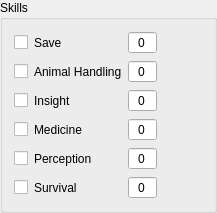
           <widget class="QGroupBox" name="wisSkillsBox">
            <property name="title">
             <string>Skills</string>
            </property>
            <layout class="QGridLayout" name="wisSkillsLayout">
             <item row="9" column="0">
              <widget class="QCheckBox" name="wisSurvivalProficient">
               <property name="sizePolicy">
                <sizepolicy hsizetype="Maximum" vsizetype="Fixed">
                 <horstretch>0</horstretch>
                 <verstretch>0</verstretch>
                </sizepolicy>
               </property>
               <property name="text">
                <string/>
               </property>
               <property name="tristate">
                <bool>true</bool>
               </property>
              </widget>
             </item>
             <item row="1" column="2">
              <widget class="QSpinBox" name="wisAnimalMod">
               <property name="alignment">
                <set>Qt::AlignCenter</set>
               </property>
               <property name="buttonSymbols">
                <enum>QAbstractSpinBox::NoButtons</enum>
               </property>
               <property name="minimum">
                <number>-20</number>
               </property>
              </widget>
             </item>
             <item row="0" column="0">
              <widget class="QCheckBox" name="wisSaveProficient">
               <property name="sizePolicy">
                <sizepolicy hsizetype="Maximum" vsizetype="Fixed">
                 <horstretch>0</horstretch>
                 <verstretch>0</verstretch>
                </sizepolicy>
               </property>
               <property name="text">
                <string/>
               </property>
               <property name="tristate">
                <bool>true</bool>
               </property>
              </widget>
             </item>
             <item row="7" column="0">
              <widget class="QCheckBox" name="wisPerceptionProficient">
               <property name="sizePolicy">
                <sizepolicy hsizetype="Maximum" vsizetype="Fixed">
                 <horstretch>0</horstretch>
                 <verstretch>0</verstretch>
                </sizepolicy>
               </property>
               <property name="text">
                <string/>
               </property>
               <property name="tristate">
                <bool>true</bool>
               </property>
              </widget>
             </item>
             <item row="9" column="1">
              <widget class="QLabel" name="wisSurvival">
               <property name="text">
                <string>Survival</string>
               </property>
              </widget>
             </item>
             <item row="3" column="1">
              <widget class="QLabel" name="wisInsight">
               <property name="text">
                <string>Insight</string>
               </property>
              </widget>
             </item>
             <item row="3" column="0">
              <widget class="QCheckBox" name="wisInsightProficient">
               <property name="sizePolicy">
                <sizepolicy hsizetype="Maximum" vsizetype="Fixed">
                 <horstretch>0</horstretch>
                 <verstretch>0</verstretch>
                </sizepolicy>
               </property>
               <property name="text">
                <string/>
               </property>
               <property name="tristate">
                <bool>true</bool>
               </property>
              </widget>
             </item>
             <item row="5" column="1">
              <widget class="QLabel" name="wisMedicine">
               <property name="text">
                <string>Medicine</string>
               </property>
              </widget>
             </item>
             <item row="0" column="2">
              <widget class="QSpinBox" name="wisSaveMod">
               <property name="alignment">
                <set>Qt::AlignCenter</set>
               </property>
               <property name="buttonSymbols">
                <enum>QAbstractSpinBox::NoButtons</enum>
               </property>
               <property name="minimum">
                <number>-20</number>
               </property>
              </widget>
             </item>
             <item row="5" column="2">
              <widget class="QSpinBox" name="wisMedicineMod">
               <property name="alignment">
                <set>Qt::AlignCenter</set>
               </property>
               <property name="buttonSymbols">
                <enum>QAbstractSpinBox::NoButtons</enum>
               </property>
               <property name="minimum">
                <number>-20</number>
               </property>
              </widget>
             </item>
             <item row="0" column="1">
              <widget class="QLabel" name="wisSave">
               <property name="text">
                <string>Save</string>
               </property>
              </widget>
             </item>
             <item row="7" column="2">
              <widget class="QSpinBox" name="wisPerceptionMod">
               <property name="alignment">
                <set>Qt::AlignCenter</set>
               </property>
               <property name="buttonSymbols">
                <enum>QAbstractSpinBox::NoButtons</enum>
               </property>
               <property name="minimum">
                <number>-20</number>
               </property>
              </widget>
             </item>
             <item row="1" column="0">
              <widget class="QCheckBox" name="wisAnimalProficient">
               <property name="sizePolicy">
                <sizepolicy hsizetype="Maximum" vsizetype="Fixed">
                 <horstretch>0</horstretch>
                 <verstretch>0</verstretch>
                </sizepolicy>
               </property>
               <property name="text">
                <string/>
               </property>
               <property name="tristate">
                <bool>true</bool>
               </property>
              </widget>
             </item>
             <item row="5" column="0">
              <widget class="QCheckBox" name="wisMedicineProficient">
               <property name="sizePolicy">
                <sizepolicy hsizetype="Maximum" vsizetype="Fixed">
                 <horstretch>0</horstretch>
                 <verstretch>0</verstretch>
                </sizepolicy>
               </property>
               <property name="text">
                <string/>
               </property>
               <property name="tristate">
                <bool>true</bool>
               </property>
              </widget>
             </item>
             <item row="3" column="2">
              <widget class="QSpinBox" name="wisInsightMod">
               <property name="alignment">
                <set>Qt::AlignCenter</set>
               </property>
               <property name="buttonSymbols">
                <enum>QAbstractSpinBox::NoButtons</enum>
               </property>
               <property name="minimum">
                <number>-20</number>
               </property>
              </widget>
             </item>
             <item row="9" column="2">
              <widget class="QSpinBox" name="wisSurvivalMod">
               <property name="alignment">
                <set>Qt::AlignCenter</set>
               </property>
               <property name="buttonSymbols">
                <enum>QAbstractSpinBox::NoButtons</enum>
               </property>
               <property name="minimum">
                <number>-20</number>
               </property>
              </widget>
             </item>
             <item row="1" column="1">
              <widget class="QLabel" name="wisAnimal">
               <property name="text">
                <string>Animal Handling</string>
               </property>
              </widget>
             </item>
             <item row="7" column="1">
              <widget class="QLabel" name="wisPerception">
               <property name="text">
                <string>Perception</string>
               </property>
              </widget>
             </item>
             <item row="0" column="3">
              <widget class="QPushButton" name="wisSaveRoll">
               <property name="sizePolicy">
                <sizepolicy hsizetype="Maximum" vsizetype="Fixed">
                 <horstretch>0</horstretch>
                 <verstretch>0</verstretch>
                </sizepolicy>
               </property>
               <property name="text">
                <string/>
               </property>
               <property name="icon">
                <iconset resource="resource_icons.qrc">
                 <normaloff>:/images/Icons/roll.png</normaloff>:/images/Icons/roll.png</iconset>
               </property>
               <property name="flat">
                <bool>true</bool>
               </property>
              </widget>
             </item>
             <item row="1" column="3">
              <widget class="QPushButton" name="wisAnimalRoll">
               <property name="sizePolicy">
                <sizepolicy hsizetype="Maximum" vsizetype="Fixed">
                 <horstretch>0</horstretch>
                 <verstretch>0</verstretch>
                </sizepolicy>
               </property>
               <property name="text">
                <string/>
               </property>
               <property name="icon">
                <iconset resource="resource_icons.qrc">
                 <normaloff>:/images/Icons/roll.png</normaloff>:/images/Icons/roll.png</iconset>
               </property>
               <property name="flat">
                <bool>true</bool>
               </property>
              </widget>
             </item>
             <item row="3" column="3">
              <widget class="QPushButton" name="wisInsightRoll">
               <property name="sizePolicy">
                <sizepolicy hsizetype="Maximum" vsizetype="Fixed">
                 <horstretch>0</horstretch>
                 <verstretch>0</verstretch>
                </sizepolicy>
               </property>
               <property name="text">
                <string/>
               </property>
               <property name="icon">
                <iconset resource="resource_icons.qrc">
                 <normaloff>:/images/Icons/roll.png</normaloff>:/images/Icons/roll.png</iconset>
               </property>
               <property name="flat">
                <bool>true</bool>
               </property>
              </widget>
             </item>
             <item row="5" column="3">
              <widget class="QPushButton" name="wisMedicineRoll">
               <property name="sizePolicy">
                <sizepolicy hsizetype="Maximum" vsizetype="Fixed">
                 <horstretch>0</horstretch>
                 <verstretch>0</verstretch>
                </sizepolicy>
               </property>
               <property name="text">
                <string/>
               </property>
               <property name="icon">
                <iconset resource="resource_icons.qrc">
                 <normaloff>:/images/Icons/roll.png</normaloff>:/images/Icons/roll.png</iconset>
               </property>
               <property name="flat">
                <bool>true</bool>
               </property>
              </widget>
             </item>
             <item row="7" column="3">
              <widget class="QPushButton" name="wisPerceptionRoll">
               <property name="sizePolicy">
                <sizepolicy hsizetype="Maximum" vsizetype="Fixed">
                 <horstretch>0</horstretch>
                 <verstretch>0</verstretch>
                </sizepolicy>
               </property>
               <property name="text">
                <string/>
               </property>
               <property name="icon">
                <iconset resource="resource_icons.qrc">
                 <normaloff>:/images/Icons/roll.png</normaloff>:/images/Icons/roll.png</iconset>
               </property>
               <property name="flat">
                <bool>true</bool>
               </property>
              </widget>
             </item>
             <item row="9" column="3">
              <widget class="QPushButton" name="wisSurvivalRoll">
               <property name="sizePolicy">
                <sizepolicy hsizetype="Maximum" vsizetype="Fixed">
                 <horstretch>0</horstretch>
                 <verstretch>0</verstretch>
                </sizepolicy>
               </property>
               <property name="text">
                <string/>
               </property>
               <property name="icon">
                <iconset resource="resource_icons.qrc">
                 <normaloff>:/images/Icons/roll.png</normaloff>:/images/Icons/roll.png</iconset>
               </property>
               <property name="flat">
                <bool>true</bool>
               </property>
              </widget>
             </item>
            </layout>
           </widget>
